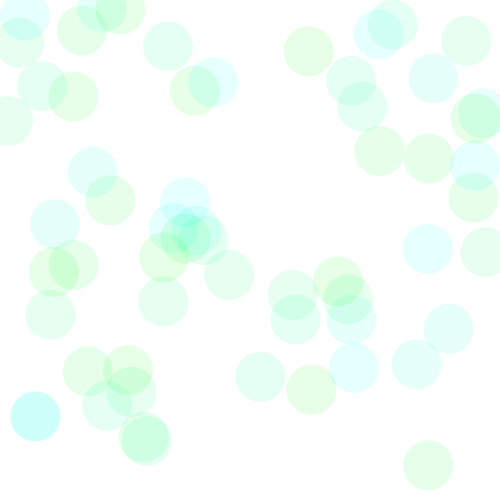
Frame 1 (no input)
Frame 60 (the mouse pressed at the canvas centre just before this capture): identical to frame 1, image omitted
Frame 120 (the mouse held since frame 60 and released just before this capture): identical to frame 1, image omitted

The Processing sketch that drew this single still picture (run headless with seeded random() and noise(); from frame 60 on, the mouse is pressed at the canvas centre):

// Processing sketch: processing_32458
// ── processing_32458.pde

int x = 0;
int y = 20;
int circlecolour1 = 250;
int circlecolour2 = 0;

void setup() {
  
  size(500,500);
  background (255,255,255);
  noStroke();
  }
  
  void draw(){
         smooth();
   
    
    while(y <500) {
      ellipse (random(500), random(500), 50, 50);
      fill (0, circlecolour1, circlecolour2, 25);
      x = x+100;
      circlecolour1 = circlecolour1 + 50;
      circlecolour2 = circlecolour2 + 50;
      
      if(x > 500) {
        y = y + 50;
        x = 0;
      }
          if (circlecolour2 > 255) {
      circlecolour2 = 0;
    }
    if (circlecolour1 < 0) {
      circlecolour1 = 255;
     }
      
    }
  }
